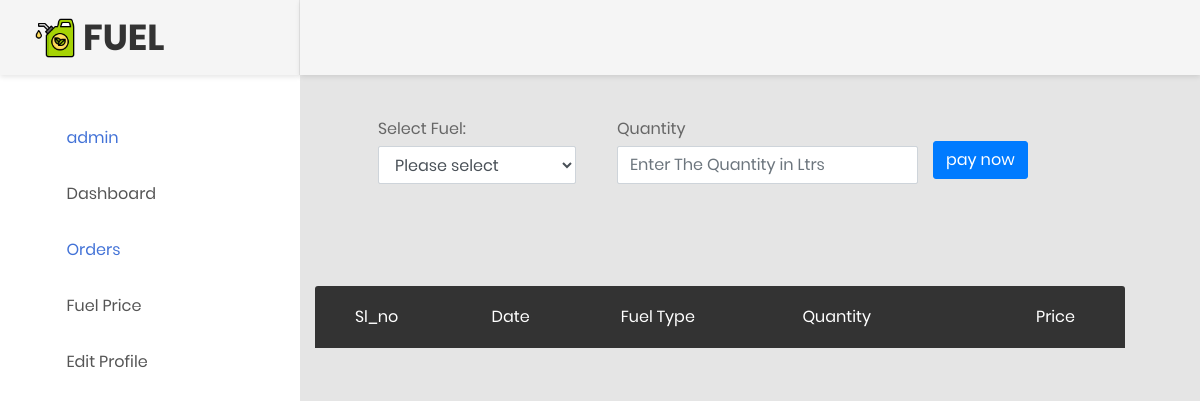
Page /fuelstation/orders.php (signed in) on the earlier database version.
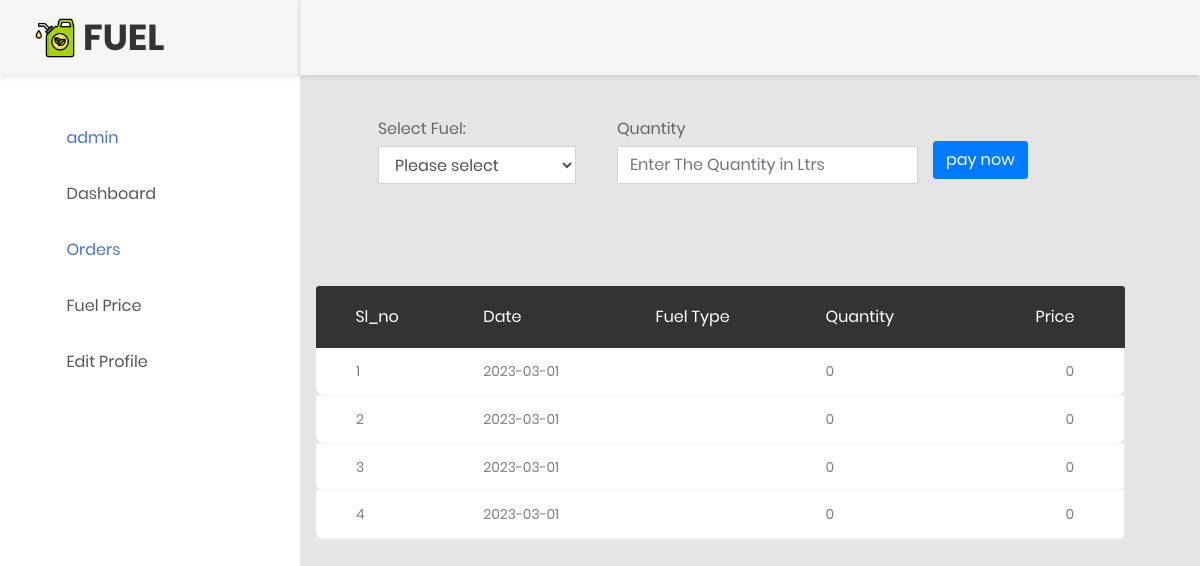
Same page on the later database version.
### tables this page shows
CREATE TABLE `tbl_order` (
  `order_id` int(11) NOT NULL,
  `user_id` int(11) NOT NULL,
  `fuel` varchar(50) NOT NULL,
  `quantity` int(11) NOT NULL,
  `price` varchar(11) NOT NULL,
  `date` date NOT NULL
);

### fuelstation/orders.php (the view, shortened to what this page needs)
<?php
include  '../config.php';
  $name = $_SESSION['username'];
      ?>
<!DOCTYPE html>
<html lang="en">
<head>
  <link href="css/font-face.css" rel="stylesheet" media="all">
  <link href="vendor/font-awesome-4.7/css/font-awesome.min.css" rel="stylesheet" media="all">
  <link href="vendor/font-awesome-5/css/fontawesome-all.min.css" rel="stylesheet" media="all">
  <link href="vendor/mdi-font/css/material-design-iconic-font.min.css" rel="stylesheet" media="all">
  <link href="vendor/bootstrap-4.1/bootstrap.min.css" rel="stylesheet" media="all">
  <link rel="stylesheet" href="https://cdn.jsdelivr.net/npm/bootstrap-icons@1.9.1/font/bootstrap-icons.css">
  <link href="vendor/animsition/animsition.min.css" rel="stylesheet" media="all">
  <link href="vendor/bootstrap-progressbar/bootstrap-progressbar-3.3.4.min.css" rel="stylesheet" media="all">
  <link href="vendor/wow/animate.css" rel="stylesheet" media="all">
  <link href="vendor/css-hamburgers/hamburgers.min.css" rel="stylesheet" media="all">
  <link href="vendor/slick/slick.css" rel="stylesheet" media="all">
  <link href="vendor/select2/select2.min.css" rel="stylesheet" media="all">
  <link href="vendor/perfect-scrollbar/perfect-scrollbar.css" rel="stylesheet" media="all">
  <link href="css/theme.css" rel="stylesheet" media="all">
</head>
<body class="animsition">
  <div class="page-wrapper">
    <aside class="menu-sidebar d-none d-lg-block">
      <div class="logo">
        <img src="images/icon/logo.png" alt="" width="40px" height="40px">&ensp;
        <h1>
          FUEL
        </h1>
      </div>
      <div class="menu-sidebar__content js-scrollbar1">
        <nav class="navbar-sidebar">
          <ul class="list-unstyled navbar__list">
          <li class="active has-sub">
              <a class="js-arrow" href="#">
                <i class="fas fa-users"></i><?php echo $name; ?></a>
            </li>
            <li class="has-sub">
              <a class="js-arrow" href="index.php">
                <i class="fas fa-tachometer-alt"></i>Dashboard</a>
            </li>
            <li class="active has-sub">
              <a class="js-arrow" href="orders.php">
                <i class="fas fa-users"></i>Orders</a>
            </li>
            <li class="has-sub">
              <a class="js-arrow" href="fuelview.php">
                <i class="fas fa-users"></i>Fuel Price</a>
            </li>
            <li class="has-sub">
              <a class="js-arrow" href="editprofile.php">
                <i class="fas fa-users"></i>Edit Profile </a>
            </li>
          </ul>
        </nav>
      </div>
    </aside>
    <div class="page-container">
      <header class="header-desktop">
        <?php
          $log_id=$_SESSION['log_id'];
          $coin1 = "SELECT * FROM `user` WHERE log_id='$log_id'";
          $resultcoin = mysqli_query($conn,$coin1);
          $rowcoin=mysqli_fetch_array($resultcoin);
          $userid=$rowcoin['user_id'];
          ?>
        <div class="section__content section__content--p30">
          <div class="container-fluid">
            <div class="header-wrap">
              <div class="header-button">
                <div class="account-wrap">
                </div>
              </div>
            </div>
          </div>
        </div>
      </header>
      <div class="main-content">
        <div class="section__content section__content--p30">
          <div class="container-fluid">
            <div class="row">
              <form class="d-flex justify-content-center" action="" method="POST" id="order_form">
                <div class="form-group mx-5">
                  <label for="cc-payment" class="control-label mb-1">Select Fuel:</label>
                  <div style="width: 150%;">
                    <select name="select" id="select" class="form-control" required>
                      <option value="" hidden>Please select</option>
                    </select>
                  </div>
                </div>
                <div class="form-group" style="margin-left: 10%;">
                  <label for="cc-payment" class="control-label mb-1">Quantity</label>
                  <input id="cc-payment" placeholder="Enter The Quantity in Ltrs" name="qty" type="number" class="form-control" required  aria-invalid="false" onkeyup="check()" onchange="check()">
                  <input type="submit" name="pay" class="btn btn-primary" style="margin-top: -25%; margin-left: 105%;" id ="pay_button" value="pay now">
                 <br>
              </form>
            </div>
            <div class="row m-t-30" style="width: 100%;">
              <div class="col-md-12">
                 <div class="row">
            <div class="row m-t-30" style="width: 100%;">
              <div class="col-md-12">
                <table class="table table-borderless table-data3">
                  <thead>
                      <tr>
                          <th>Sl_no</th>
                          <th>Date</th>
                          <th>Fuel Type</th>
                          <th>Quantity</th>
                          <th>Price</th>
                      </tr>
                  </thead>
                  <?php
                       $fuel = "SELECT * FROM `tbl_order` WHERE `user_id`='$userid' ORDER BY order_id DESC ";
                      $result = mysqli_query($conn,$fuel);
                      $i = 1;
                      while($row=mysqli_fetch_array($result)){
                  ?>
                  <tbody>
                      <tr>
                          <td><?php echo $i; ?></td>
                          <td><?php echo $row['date']; ?></td>
                          <td><?php echo $row['fuel']; ?></td>
                          <td><?php echo $row['quantity']; ?></td>
                          <td><?php echo $row['price']; ?></td>
                      </tr>
                  </tbody>
                  <?php
                  $i++;}?>
                </table>
              </div>
            </div>
            </div>
              </div>
            </div>
          </div>
        </div>
      </div>
    </div>
</body>
</html>

Differences in the rows shown:
added tbl_order: date "2023-03-01", quantity "0", price "0"
added tbl_order: date "2023-03-01", quantity "0", price "0"
added tbl_order: date "2023-03-01", quantity "0", price "0"
added tbl_order: date "2023-03-01", quantity "0", price "0"
